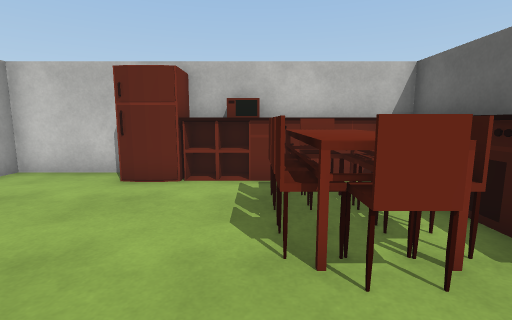
View 1 (above)

16 first-person views from a walk through a scene from a Unity 3-D project. The camera is 1.2 m above the floor, tilts 8° down and sees 85° across. The floor is counted in squares, 0.85 m on a side. Each view is taken from the middle of a square. On the plan, view 1 faces up. The plan holds only what a view shows up to about 14 squares ahead; the rest is blank. The place goes on beyond the plan. The player character is not drawn. Some surface patterns are stand-ins.

View 2
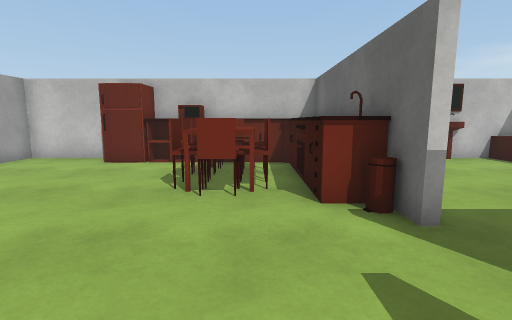

View 3
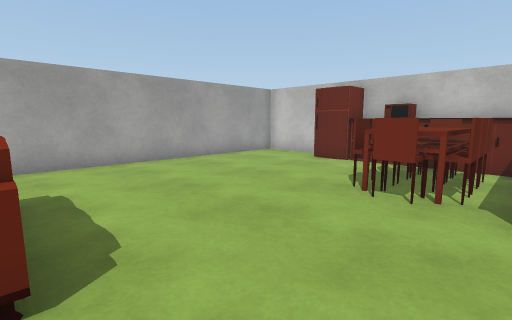

View 4
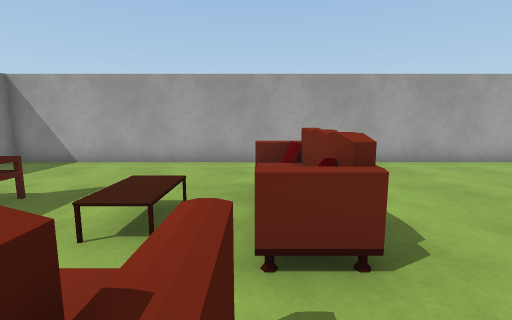

View 5
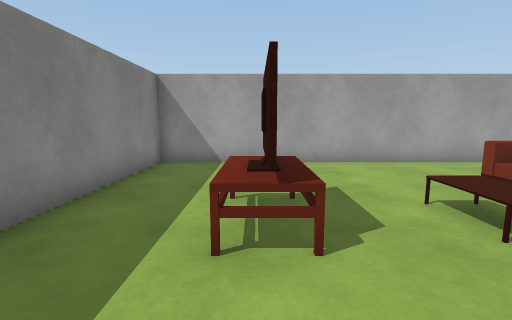

View 6
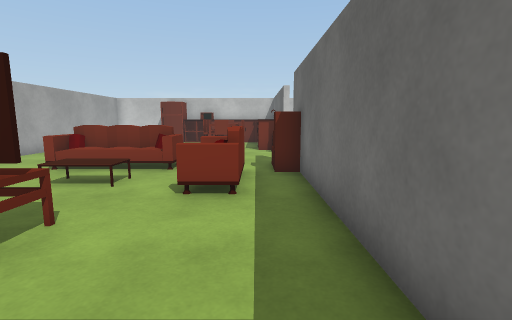

View 7
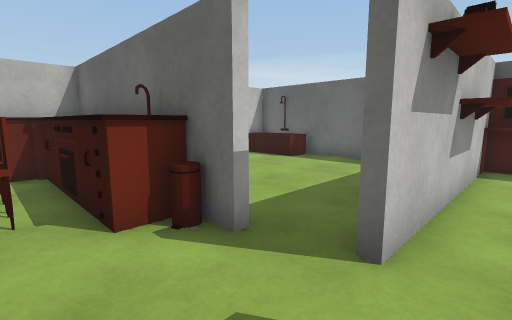

View 8
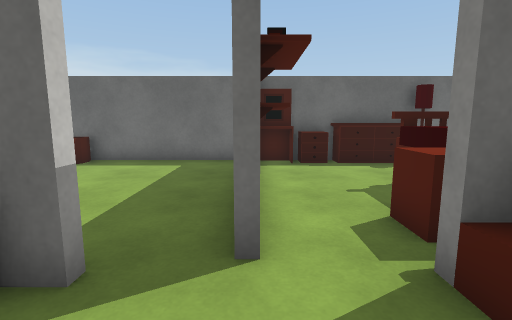

View 9
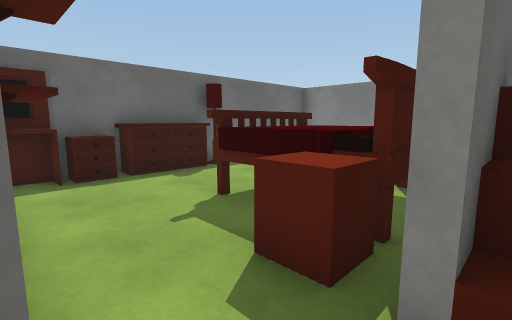

View 10
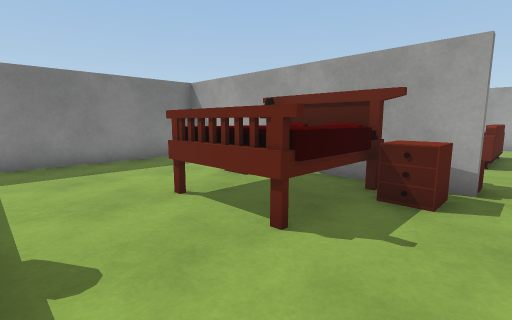

View 11
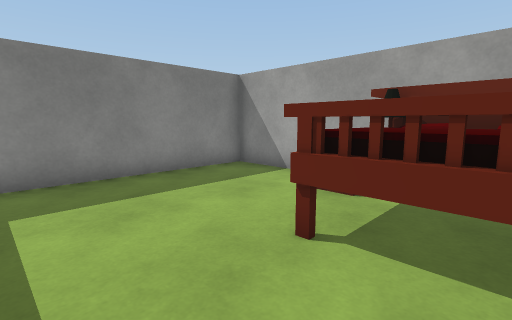

View 12
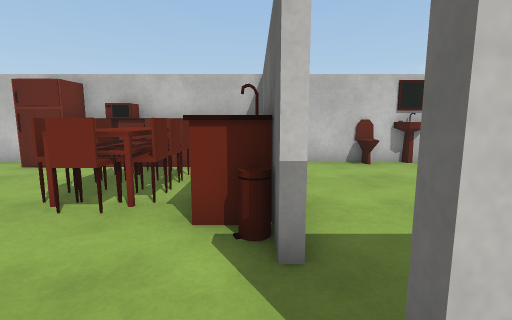

View 13
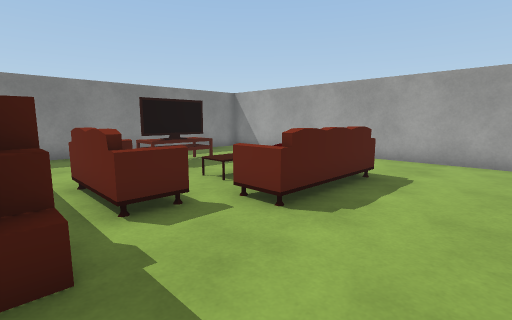

View 14
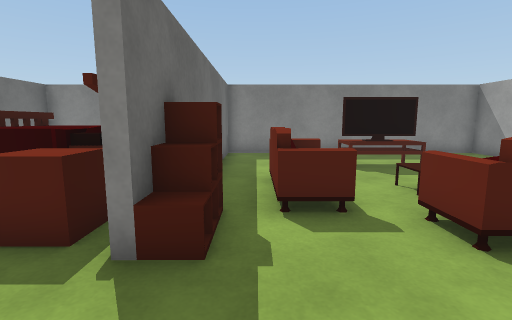

View 15
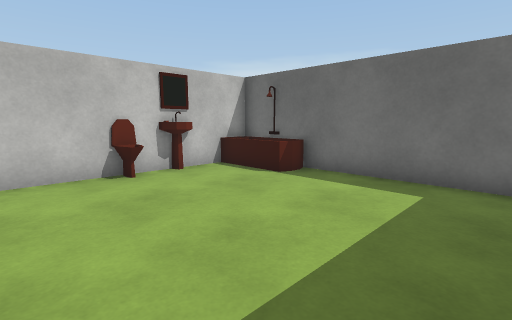

View 16
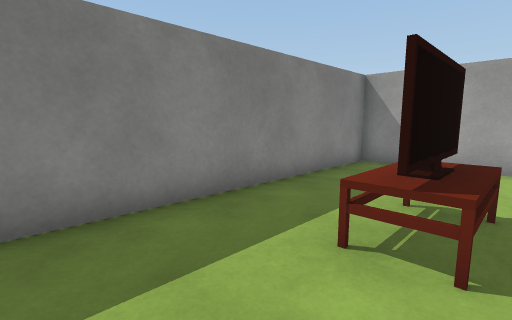

### Floor plan
Points are (right, up) in squares from view 1. A wall is a line through its corners. A room is listed if a view was taken in it or the views show most of it. See-through windows are left out.
Room 1 (views 1, 2, 3, 4, 5, 6, 7, 8, 9, 12, 13, 14, 15, 16)
walls: (4.5, -2.6) (4.5, -3.6); (5.6, -1) (4.6, -1); (7.6, -1) (6.6, -1); (9.5, -1) (8.5, -1); (4.2, 7.6) (-1.9, 7.6); (-3.8, 7.6) (-6.6, 7.6) (-6.6, -12.3) (4.2, -12.3) (4.2, -2.6); (12, -0.2) (12, 7.6) (5.2, 7.6)
ways out: opening at (4.7, -3) to room 2
objects: fridge (-3, 7) to (-2, 7); TV (-2, -9) to (0, -9); sofa (-2, -3) to (0, -3); microwave (-1, 7) to (0, 7); chair (0, 3) to (1, 3); chair (0, 4) to (1, 4); chair (0, 5) to (1, 5); chair (1, 2); chair (1, 6) to (2, 6); sink (1, 7) to (2, 7); sofa (2, -7); chair (2, 3); chair (2, 4); chair (2, 5); sink (3, 2) to (4, 6); sink (3, 6) to (4, 7); other object (4, -4); other object (4, 1); other object (8, 7); sink (9, 7); bathtub (11, 5) to (11, 7)
Room 2 (views 10, 11)
walls: (4.5, -7.2) (4.5, -12.3) (12, -12.3) (12, -3.4); (4.5, -3.6) (4.5, -5.6); (8.5, -1) (7.6, -1); (6.6, -1) (5.6, -1); (12, -1) (9.5, -1)
ways out: opening at (4.7, -3) to room 1
objects: other object (5, -8) to (6, -8); lamp (5, -7) to (6, -7); bed (5, -7) to (8, -4); drawers (5, -4) to (6, -3); lamp (12, -7); drawers (12, -5); drawers (12, -3); mirror (12, -2)

Positions as (right, up) in squares from view 1, and headings:
1: (0, 0), facing up
2: (2, -3), facing up
3: (3, -3), facing up-left
4: (3, -4), facing left
5: (3, -9), facing left
6: (3, -12), facing up
7: (2, -2), facing up-right
8: (2, -1), facing right
9: (4, -1), facing down-right
10: (11, -2), facing down-left
11: (11, -5), facing down-left
12: (4, -2), facing up
13: (4, 0), facing down-left
14: (3, 0), facing down
15: (5, 0), facing up-right
16: (3, -8), facing down-left
